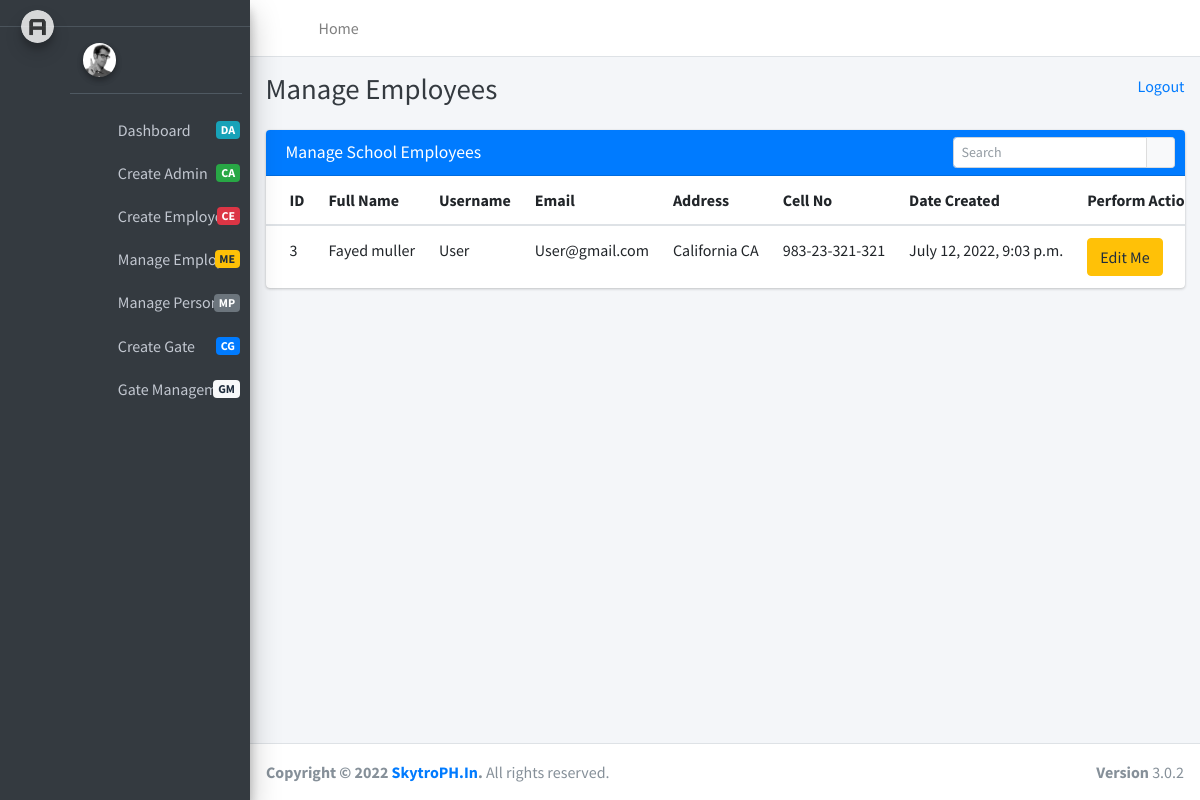
The app's page /manage_employees with its own data.
### core/models.py (models this page shows, shortened)
class Employee(models.Model):
    user_id = models.OneToOneField(CustomUser, on_delete=models.CASCADE)
    address = models.TextField()
    phone_no = models.CharField(max_length=20)
    sex = (
        ("Male", "Male"),
        ("Female", "Female"),
    )
    gender = models.CharField(choices=sex, max_length=10)
    created_at = models.DateTimeField(auto_now_add = True)
    updated_at = models.DateTimeField(auto_now = True)

class CustomUser(AbstractUser):
    user_type_data = (
        (1, "Admin"),
        (2, "Employee"),
    )
    user_type = models.CharField(default = 1, choices=user_type_data, max_length = 10)

### core/admin_views.py (the view)
# urls.py: path('manage_employees', manage_employees, name = 'manage_employees'),
def manage_employees(request):
    employees = Employee.objects.all()
    context = {"employees":employees}
    return render(request, "admin_templates/manage_employees.htm", context)

### templates/admin_templates/manage_employees.htm (shortened to what this page needs)
{% extends 'admin_templates/base.htm' %}
{% load static %}
{% block page_title %} Manage Employees {% endblock page_title %}
{% block main_content %}
  <section class="content">
    <div class="container-fluid">
        <div class="row">
            <div class="col-12">
              <div class="card">
                <div class="card-header bg-primary">
                  <h3 class="card-title">Manage School Employees</h3>
                  <div class="card-tools">
                    <div class="input-group input-group-sm" style="width:100%;">
                      <input type="text" name="table_search" class="form-control float-right" placeholder="Search">
                      <div class="input-group-append">
                        <button type="submit" class="btn btn-default"><i class="fas fa-search"></i></button>
                      </div>
                    </div>
                  </div>
                </div>
                <div class="card-body table-responsive p-0">
                  <table class="table table-hover text-nowrap">
                    <thead>
                      <tr>
                        <th>ID</th>
                        <th>Full Name</th>
                        <th>Username</th>
                        <th>Email</th>
                        <th>Address</th>
                        <th>Cell No</th>
                        <th>Date Created</th>
                        <th>Perform Action</th>
                      </tr>
                    </thead>
                    <tbody>
                    {% for data in employees %}
                      <tr>
                        <td>{{data.user_id.id}}</td>
                        <td>{{data.user_id.first_name}} {{data.user_id.last_name}}</td>
                        <td>{{data.user_id.username}}</td>
                        <td>{{data.user_id.email}}</td>
                        <td>{{data.address}}</td>
                        <td>{{data.phone_no}}</td>
                        <td>{{data.created_at}}</td>
                        <td><a href="{% url 'update_employee' data.user_id.id %}" class="btn btn-warning">Edit Me</a></td>
                      </tr>
                    {% endfor %}
                    </tbody>
                  </table>
                </div>
              </div>
            </div>
          </div>
    </div>
  </section>
{% endblock main_content %}

### records on screen
Employee: user_id.id "3", user_id.first_name "Fayed", user_id.last_name "muller", user_id.username "User", user_id.email "User@gmail.com", address "California CA", phone_no "983-23-321-321", created_at "July 12, 2022, 9:03 p.m."
